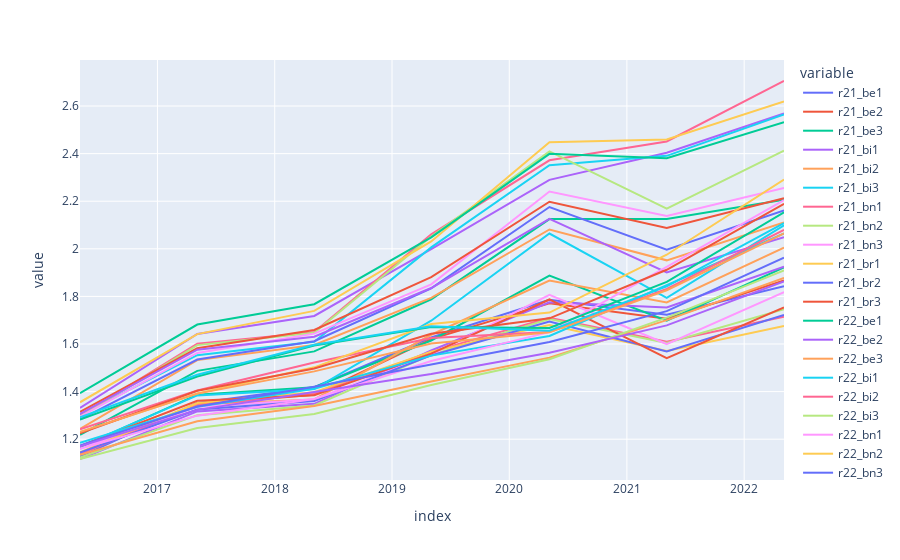

Write notebook code for a chart like this one.
### Code cell
px.line(Misc.join_column_names(d_returns.reorder_levels([1,0,2,3,4,5], axis = 1)['led'].groupby(by = ['df_name', 'betas'], axis = 1).mean()))

### Figure 1 — Plotly figure (JSON) as saved in the notebook; plotly's stock layout.template omitted (floating-point values rounded to 4 significant figures)
{"data": [{"hovertemplate": "variable=r21_be1<br>index=%{x}<br>value=%{y}<extra></extra>", "legendgroup": "r21_be1", "line": {"color": "#636efa", "dash": "solid"}, "marker": {"symbol": "circle"}, "mode": "lines", "name": "r21_be1", "orientation": "v", "showlegend": true, "type": "scatter", "x": ["2016-05-05", "2017-05-05", "2018-05-04", "2019-05-03", "2020-05-05", "2021-05-05", "2022-05-05"], "xaxis": "x", "y": [1.127, 1.352, 1.418, 1.627, 1.786, 1.723, 1.843], "yaxis": "y"}, {"hovertemplate": "variable=r21_be2<br>index=%{x}<br>value=%{y}<extra></extra>", "legendgroup": "r21_be2", "line": {"color": "#EF553B", "dash": "solid"}, "marker": {"symbol": "circle"}, "mode": "lines", "name": "r21_be2", "orientation": "v", "showlegend": true, "type": "scatter", "x": ["2016-05-05", "2017-05-05", "2018-05-04", "2019-05-03", "2020-05-05", "2021-05-05", "2022-05-05"], "xaxis": "x", "y": [1.141, 1.346, 1.387, 1.621, 1.771, 1.706, 1.867], "yaxis": "y"}, {"hovertemplate": "variable=r21_be3<br>index=%{x}<br>value=%{y}<extra></extra>", "legendgroup": "r21_be3", "line": {"color": "#00cc96", "dash": "solid"}, "marker": {"symbol": "circle"}, "mode": "lines", "name": "r21_be3", "orientation": "v", "showlegend": true, "type": "scatter", "x": ["2016-05-05", "2017-05-05", "2018-05-04", "2019-05-03", "2020-05-05", "2021-05-05", "2022-05-05"], "xaxis": "x", "y": [1.165, 1.387, 1.418, 1.615, 1.887, 1.698, 1.921], "yaxis": "y"}, {"hovertemplate": "variable=r21_bi1<br>index=%{x}<br>value=%{y}<extra></extra>", "legendgroup": "r21_bi1", "line": {"color": "#ab63fa", "dash": "solid"}, "marker": {"symbol": "circle"}, "mode": "lines", "name": "r21_bi1", "orientation": "v", "showlegend": true, "type": "scatter", "x": ["2016-05-05", "2017-05-05", "2018-05-04", "2019-05-03", "2020-05-05", "2021-05-05", "2022-05-05"], "xaxis": "x", "y": [1.117, 1.317, 1.348, 1.573, 1.775, 1.754, 1.925], "yaxis": "y"}, {"hovertemplate": "variable=r21_bi2<br>index=%{x}<br>value=%{y}<extra></extra>", "legendgroup": "r21_bi2", "line": {"color": "#FFA15A", "dash": "solid"}, "marker": {"symbol": "circle"}, "mode": "lines", "name": "r21_bi2", "orientation": "v", "showlegend": true, "type": "scatter", "x": ["2016-05-05", "2017-05-05", "2018-05-04", "2019-05-03", "2020-05-05", "2021-05-05", "2022-05-05"], "xaxis": "x", "y": [1.141, 1.346, 1.367, 1.639, 1.866, 1.774, 2.005], "yaxis": "y"}, {"hovertemplate": "variable=r21_bi3<br>index=%{x}<br>value=%{y}<extra></extra>", "legendgroup": "r21_bi3", "line": {"color": "#19d3f3", "dash": "solid"}, "marker": {"symbol": "circle"}, "mode": "lines", "name": "r21_bi3", "orientation": "v", "showlegend": true, "type": "scatter", "x": ["2016-05-05", "2017-05-05", "2018-05-04", "2019-05-03", "2020-05-05", "2021-05-05", "2022-05-05"], "xaxis": "x", "y": [1.169, 1.384, 1.411, 1.698, 2.064, 1.794, 2.099], "yaxis": "y"}, {"hovertemplate": "variable=r21_bn1<br>index=%{x}<br>value=%{y}<extra></extra>", "legendgroup": "r21_bn1", "line": {"color": "#FF6692", "dash": "solid"}, "marker": {"symbol": "circle"}, "mode": "lines", "name": "r21_bn1", "orientation": "v", "showlegend": true, "type": "scatter", "x": ["2016-05-05", "2017-05-05", "2018-05-04", "2019-05-03", "2020-05-05", "2021-05-05", "2022-05-05"], "xaxis": "x", "y": [1.137, 1.342, 1.392, 1.567, 1.71, 1.61, 1.714], "yaxis": "y"}, {"hovertemplate": "variable=r21_bn2<br>index=%{x}<br>value=%{y}<extra></extra>", "legendgroup": "r21_bn2", "line": {"color": "#B6E880", "dash": "solid"}, "marker": {"symbol": "circle"}, "mode": "lines", "name": "r21_bn2", "orientation": "v", "showlegend": true, "type": "scatter", "x": ["2016-05-05", "2017-05-05", "2018-05-04", "2019-05-03", "2020-05-05", "2021-05-05", "2022-05-05"], "xaxis": "x", "y": [1.123, 1.301, 1.342, 1.554, 1.705, 1.604, 1.747], "yaxis": "y"}, {"hovertemplate": "variable=r21_bn3<br>index=%{x}<br>value=%{y}<extra></extra>", "legendgroup": "r21_bn3", "line": {"color": "#FF97FF", "dash": "solid"}, "marker": {"symbol": "circle"}, "mode": "lines", "name": "r21_bn3", "orientation": "v", "showlegend": true, "type": "scatter", "x": ["2016-05-05", "2017-05-05", "2018-05-04", "2019-05-03", "2020-05-05", "2021-05-05", "2022-05-05"], "xaxis": "x", "y": [1.159, 1.335, 1.368, 1.554, 1.806, 1.6, 1.818], "yaxis": "y"}, {"hovertemplate": "variable=r21_br1<br>index=%{x}<br>value=%{y}<extra></extra>", "legendgroup": "r21_br1", "line": {"color": "#FECB52", "dash": "solid"}, "marker": {"symbol": "circle"}, "mode": "lines", "name": "r21_br1", "orientation": "v", "showlegend": true, "type": "scatter", "x": ["2016-05-05", "2017-05-05", "2018-05-04", "2019-05-03", "2020-05-05", "2021-05-05", "2022-05-05"], "xaxis": "x", "y": [1.145, 1.352, 1.398, 1.568, 1.68, 1.571, 1.676], "yaxis": "y"}, {"hovertemplate": "variable=r21_br2<br>index=%{x}<br>value=%{y}<extra></extra>", "legendgroup": "r21_br2", "line": {"color": "#636efa", "dash": "solid"}, "marker": {"symbol": "circle"}, "mode": "lines", "name": "r21_br2", "orientation": "v", "showlegend": true, "type": "scatter", "x": ["2016-05-05", "2017-05-05", "2018-05-04", "2019-05-03", "2020-05-05", "2021-05-05", "2022-05-05"], "xaxis": "x", "y": [1.144, 1.325, 1.361, 1.552, 1.694, 1.568, 1.722], "yaxis": "y"}, {"hovertemplate": "variable=r21_br3<br>index=%{x}<br>value=%{y}<extra></extra>", "legendgroup": "r21_br3", "line": {"color": "#EF553B", "dash": "solid"}, "marker": {"symbol": "circle"}, "mode": "lines", "name": "r21_br3", "orientation": "v", "showlegend": true, "type": "scatter", "x": ["2016-05-05", "2017-05-05", "2018-05-04", "2019-05-03", "2020-05-05", "2021-05-05", "2022-05-05"], "xaxis": "x", "y": [1.171, 1.361, 1.385, 1.56, 1.787, 1.541, 1.754], "yaxis": "y"}, {"hovertemplate": "variable=r22_be1<br>index=%{x}<br>value=%{y}<extra></extra>", "legendgroup": "r22_be1", "line": {"color": "#00cc96", "dash": "solid"}, "marker": {"symbol": "circle"}, "mode": "lines", "name": "r22_be1", "orientation": "v", "showlegend": true, "type": "scatter", "x": ["2016-05-05", "2017-05-05", "2018-05-04", "2019-05-03", "2020-05-05", "2021-05-05", "2022-05-05"], "xaxis": "x", "y": [1.219, 1.487, 1.569, 1.788, 2.125, 2.125, 2.206], "yaxis": "y"}, {"hovertemplate": "variable=r22_be2<br>index=%{x}<br>value=%{y}<extra></extra>", "legendgroup": "r22_be2", "line": {"color": "#ab63fa", "dash": "solid"}, "marker": {"symbol": "circle"}, "mode": "lines", "name": "r22_be2", "orientation": "v", "showlegend": true, "type": "scatter", "x": ["2016-05-05", "2017-05-05", "2018-05-04", "2019-05-03", "2020-05-05", "2021-05-05", "2022-05-05"], "xaxis": "x", "y": [1.332, 1.642, 1.718, 1.998, 2.29, 2.404, 2.569], "yaxis": "y"}, {"hovertemplate": "variable=r22_be3<br>index=%{x}<br>value=%{y}<extra></extra>", "legendgroup": "r22_be3", "line": {"color": "#FFA15A", "dash": "solid"}, "marker": {"symbol": "circle"}, "mode": "lines", "name": "r22_be3", "orientation": "v", "showlegend": true, "type": "scatter", "x": ["2016-05-05", "2017-05-05", "2018-05-04", "2019-05-03", "2020-05-05", "2021-05-05", "2022-05-05"], "xaxis": "x", "y": [1.244, 1.532, 1.596, 1.794, 2.081, 1.952, 2.111], "yaxis": "y"}, {"hovertemplate": "variable=r22_bi1<br>index=%{x}<br>value=%{y}<extra></extra>", "legendgroup": "r22_bi1", "line": {"color": "#19d3f3", "dash": "solid"}, "marker": {"symbol": "circle"}, "mode": "lines", "name": "r22_bi1", "orientation": "v", "showlegend": true, "type": "scatter", "x": ["2016-05-05", "2017-05-05", "2018-05-04", "2019-05-03", "2020-05-05", "2021-05-05", "2022-05-05"], "xaxis": "x", "y": [1.302, 1.553, 1.61, 2.006, 2.352, 2.391, 2.564], "yaxis": "y"}, {"hovertemplate": "variable=r22_bi2<br>index=%{x}<br>value=%{y}<extra></extra>", "legendgroup": "r22_bi2", "line": {"color": "#FF6692", "dash": "solid"}, "marker": {"symbol": "circle"}, "mode": "lines", "name": "r22_bi2", "orientation": "v", "showlegend": true, "type": "scatter", "x": ["2016-05-05", "2017-05-05", "2018-05-04", "2019-05-03", "2020-05-05", "2021-05-05", "2022-05-05"], "xaxis": "x", "y": [1.298, 1.602, 1.65, 2.061, 2.372, 2.451, 2.705], "yaxis": "y"}, {"hovertemplate": "variable=r22_bi3<br>index=%{x}<br>value=%{y}<extra></extra>", "legendgroup": "r22_bi3", "line": {"color": "#B6E880", "dash": "solid"}, "marker": {"symbol": "circle"}, "mode": "lines", "name": "r22_bi3", "orientation": "v", "showlegend": true, "type": "scatter", "x": ["2016-05-05", "2017-05-05", "2018-05-04", "2019-05-03", "2020-05-05", "2021-05-05", "2022-05-05"], "xaxis": "x", "y": [1.295, 1.595, 1.647, 2.052, 2.409, 2.169, 2.412], "yaxis": "y"}, {"hovertemplate": "variable=r22_bn1<br>index=%{x}<br>value=%{y}<extra></extra>", "legendgroup": "r22_bn1", "line": {"color": "#FF97FF", "dash": "solid"}, "marker": {"symbol": "circle"}, "mode": "lines", "name": "r22_bn1", "orientation": "v", "showlegend": true, "type": "scatter", "x": ["2016-05-05", "2017-05-05", "2018-05-04", "2019-05-03", "2020-05-05", "2021-05-05", "2022-05-05"], "xaxis": "x", "y": [1.295, 1.562, 1.644, 1.851, 2.241, 2.138, 2.255], "yaxis": "y"}, {"hovertemplate": "variable=r22_bn2<br>index=%{x}<br>value=%{y}<extra></extra>", "legendgroup": "r22_bn2", "line": {"color": "#FECB52", "dash": "solid"}, "marker": {"symbol": "circle"}, "mode": "lines", "name": "r22_bn2", "orientation": "v", "showlegend": true, "type": "scatter", "x": ["2016-05-05", "2017-05-05", "2018-05-04", "2019-05-03", "2020-05-05", "2021-05-05", "2022-05-05"], "xaxis": "x", "y": [1.355, 1.642, 1.739, 2.031, 2.448, 2.46, 2.619], "yaxis": "y"}, {"hovertemplate": "variable=r22_bn3<br>index=%{x}<br>value=%{y}<extra></extra>", "legendgroup": "r22_bn3", "line": {"color": "#636efa", "dash": "solid"}, "marker": {"symbol": "circle"}, "mode": "lines", "name": "r22_bn3", "orientation": "v", "showlegend": true, "type": "scatter", "x": ["2016-05-05", "2017-05-05", "2018-05-04", "2019-05-03", "2020-05-05", "2021-05-05", "2022-05-05"], "xaxis": "x", "y": [1.283, 1.535, 1.612, 1.834, 2.176, 1.996, 2.162], "yaxis": "y"}, {"hovertemplate": "variable=r22_br1<br>index=%{x}<br>value=%{y}<extra></extra>", "legendgroup": "r22_br1", "line": {"color": "#EF553B", "dash": "solid"}, "marker": {"symbol": "circle"}, "mode": "lines", "name": "r22_br1", "orientation": "v", "showlegend": true, "type": "scatter", "x": ["2016-05-05", "2017-05-05", "2018-05-04", "2019-05-03", "2020-05-05", "2021-05-05", "2022-05-05"], "xaxis": "x", "y": [1.315, 1.582, 1.659, 1.881, 2.198, 2.087, 2.213], "yaxis": "y"}, {"hovertemplate": "variable=r22_br2<br>index=%{x}<br>value=%{y}<extra></extra>", "legendgroup": "r22_br2", "line": {"color": "#00cc96", "dash": "solid"}, "marker": {"symbol": "circle"}, "mode": "lines", "name": "r22_br2", "orientation": "v", "showlegend": true, "type": "scatter", "x": ["2016-05-05", "2017-05-05", "2018-05-04", "2019-05-03", "2020-05-05", "2021-05-05", "2022-05-05"], "xaxis": "x", "y": [1.393, 1.682, 1.767, 2.048, 2.399, 2.381, 2.532], "yaxis": "y"}, {"hovertemplate": "variable=r22_br3<br>index=%{x}<br>value=%{y}<extra></extra>", "legendgroup": "r22_br3", "line": {"color": "#ab63fa", "dash": "solid"}, "marker": {"symbol": "circle"}, "mode": "lines", "name": "r22_br3", "orientation": "v", "showlegend": true, "type": "scatter", "x": ["2016-05-05", "2017-05-05", "2018-05-04", "2019-05-03", "2020-05-05", "2021-05-05", "2022-05-05"], "xaxis": "x", "y": [1.306, 1.576, 1.631, 1.835, 2.126, 1.901, 2.049], "yaxis": "y"}, {"hovertemplate": "variable=r41_be1<br>index=%{x}<br>value=%{y}<extra></extra>", "legendgroup": "r41_be1", "line": {"color": "#FFA15A", "dash": "solid"}, "marker": {"symbol": "circle"}, "mode": "lines", "name": "r41_be1", "orientation": "v", "showlegend": true, "type": "scatter", "x": ["2016-05-05", "2017-05-05", "2018-05-04", "2019-05-03", "2020-05-05", "2021-05-05", "2022-05-05"], "xaxis": "x", "y": [1.135, 1.276, 1.339, 1.443, 1.543, 1.701, 1.878], "yaxis": "y"}, {"hovertemplate": "variable=r41_be2<br>index=%{x}<br>value=%{y}<extra></extra>", "legendgroup": "r41_be2", "line": {"color": "#19d3f3", "dash": "solid"}, "marker": {"symbol": "circle"}, "mode": "lines", "name": "r41_be2", "orientation": "v", "showlegend": true, "type": "scatter", "x": ["2016-05-05", "2017-05-05", "2018-05-04", "2019-05-03", "2020-05-05", "2021-05-05", "2022-05-05"], "xaxis": "x", "y": [1.185, 1.336, 1.412, 1.551, 1.634, 1.847, 2.065], "yaxis": "y"}, {"hovertemplate": "variable=r41_be3<br>index=%{x}<br>value=%{y}<extra></extra>", "legendgroup": "r41_be3", "line": {"color": "#FF6692", "dash": "solid"}, "marker": {"symbol": "circle"}, "mode": "lines", "name": "r41_be3", "orientation": "v", "showlegend": true, "type": "scatter", "x": ["2016-05-05", "2017-05-05", "2018-05-04", "2019-05-03", "2020-05-05", "2021-05-05", "2022-05-05"], "xaxis": "x", "y": [1.242, 1.405, 1.522, 1.625, 1.65, 1.832, 2.08], "yaxis": "y"}, {"hovertemplate": "variable=r41_bi1<br>index=%{x}<br>value=%{y}<extra></extra>", "legendgroup": "r41_bi1", "line": {"color": "#B6E880", "dash": "solid"}, "marker": {"symbol": "circle"}, "mode": "lines", "name": "r41_bi1", "orientation": "v", "showlegend": true, "type": "scatter", "x": ["2016-05-05", "2017-05-05", "2018-05-04", "2019-05-03", "2020-05-05", "2021-05-05", "2022-05-05"], "xaxis": "x", "y": [1.117, 1.247, 1.306, 1.428, 1.536, 1.711, 1.909], "yaxis": "y"}, {"hovertemplate": "variable=r41_bi2<br>index=%{x}<br>value=%{y}<extra></extra>", "legendgroup": "r41_bi2", "line": {"color": "#FF97FF", "dash": "solid"}, "marker": {"symbol": "circle"}, "mode": "lines", "name": "r41_bi2", "orientation": "v", "showlegend": true, "type": "scatter", "x": ["2016-05-05", "2017-05-05", "2018-05-04", "2019-05-03", "2020-05-05", "2021-05-05", "2022-05-05"], "xaxis": "x", "y": [1.159, 1.299, 1.369, 1.529, 1.65, 1.924, 2.204], "yaxis": "y"}, {"hovertemplate": "variable=r41_bi3<br>index=%{x}<br>value=%{y}<extra></extra>", "legendgroup": "r41_bi3", "line": {"color": "#FECB52", "dash": "solid"}, "marker": {"symbol": "circle"}, "mode": "lines", "name": "r41_bi3", "orientation": "v", "showlegend": true, "type": "scatter", "x": ["2016-05-05", "2017-05-05", "2018-05-04", "2019-05-03", "2020-05-05", "2021-05-05", "2022-05-05"], "xaxis": "x", "y": [1.23, 1.392, 1.502, 1.684, 1.732, 1.975, 2.291], "yaxis": "y"}, {"hovertemplate": "variable=r41_bn1<br>index=%{x}<br>value=%{y}<extra></extra>", "legendgroup": "r41_bn1", "line": {"color": "#636efa", "dash": "solid"}, "marker": {"symbol": "circle"}, "mode": "lines", "name": "r41_bn1", "orientation": "v", "showlegend": true, "type": "scatter", "x": ["2016-05-05", "2017-05-05", "2018-05-04", "2019-05-03", "2020-05-05", "2021-05-05", "2022-05-05"], "xaxis": "x", "y": [1.173, 1.337, 1.42, 1.515, 1.608, 1.738, 1.963], "yaxis": "y"}, {"hovertemplate": "variable=r41_bn2<br>index=%{x}<br>value=%{y}<extra></extra>", "legendgroup": "r41_bn2", "line": {"color": "#EF553B", "dash": "solid"}, "marker": {"symbol": "circle"}, "mode": "lines", "name": "r41_bn2", "orientation": "v", "showlegend": true, "type": "scatter", "x": ["2016-05-05", "2017-05-05", "2018-05-04", "2019-05-03", "2020-05-05", "2021-05-05", "2022-05-05"], "xaxis": "x", "y": [1.225, 1.403, 1.497, 1.643, 1.708, 1.912, 2.189], "yaxis": "y"}, {"hovertemplate": "variable=r41_bn3<br>index=%{x}<br>value=%{y}<extra></extra>", "legendgroup": "r41_bn3", "line": {"color": "#00cc96", "dash": "solid"}, "marker": {"symbol": "circle"}, "mode": "lines", "name": "r41_bn3", "orientation": "v", "showlegend": true, "type": "scatter", "x": ["2016-05-05", "2017-05-05", "2018-05-04", "2019-05-03", "2020-05-05", "2021-05-05", "2022-05-05"], "xaxis": "x", "y": [1.283, 1.463, 1.594, 1.671, 1.667, 1.861, 2.154], "yaxis": "y"}, {"hovertemplate": "variable=r41_br1<br>index=%{x}<br>value=%{y}<extra></extra>", "legendgroup": "r41_br1", "line": {"color": "#ab63fa", "dash": "solid"}, "marker": {"symbol": "circle"}, "mode": "lines", "name": "r41_br1", "orientation": "v", "showlegend": true, "type": "scatter", "x": ["2016-05-05", "2017-05-05", "2018-05-04", "2019-05-03", "2020-05-05", "2021-05-05", "2022-05-05"], "xaxis": "x", "y": [1.171, 1.323, 1.399, 1.474, 1.564, 1.678, 1.863], "yaxis": "y"}, {"hovertemplate": "variable=r41_br2<br>index=%{x}<br>value=%{y}<extra></extra>", "legendgroup": "r41_br2", "line": {"color": "#FFA15A", "dash": "solid"}, "marker": {"symbol": "circle"}, "mode": "lines", "name": "r41_br2", "orientation": "v", "showlegend": true, "type": "scatter", "x": ["2016-05-05", "2017-05-05", "2018-05-04", "2019-05-03", "2020-05-05", "2021-05-05", "2022-05-05"], "xaxis": "x", "y": [1.23, 1.391, 1.485, 1.602, 1.649, 1.826, 2.065], "yaxis": "y"}, {"hovertemplate": "variable=r41_br3<br>index=%{x}<br>value=%{y}<extra></extra>", "legendgroup": "r41_br3", "line": {"color": "#19d3f3", "dash": "solid"}, "marker": {"symbol": "circle"}, "mode": "lines", "name": "r41_br3", "orientation": "v", "showlegend": true, "type": "scatter", "x": ["2016-05-05", "2017-05-05", "2018-05-04", "2019-05-03", "2020-05-05", "2021-05-05", "2022-05-05"], "xaxis": "x", "y": [1.292, 1.471, 1.597, 1.675, 1.656, 1.842, 2.108], "yaxis": "y"}], "layout": {"legend": {"title": {"text": "variable"}, "tracegroupgap": 0}, "margin": {"t": 60}, "xaxis": {"anchor": "y", "domain": [0, 1], "title": {"text": "index"}}, "yaxis": {"anchor": "x", "domain": [0, 1], "title": {"text": "value"}}}}
